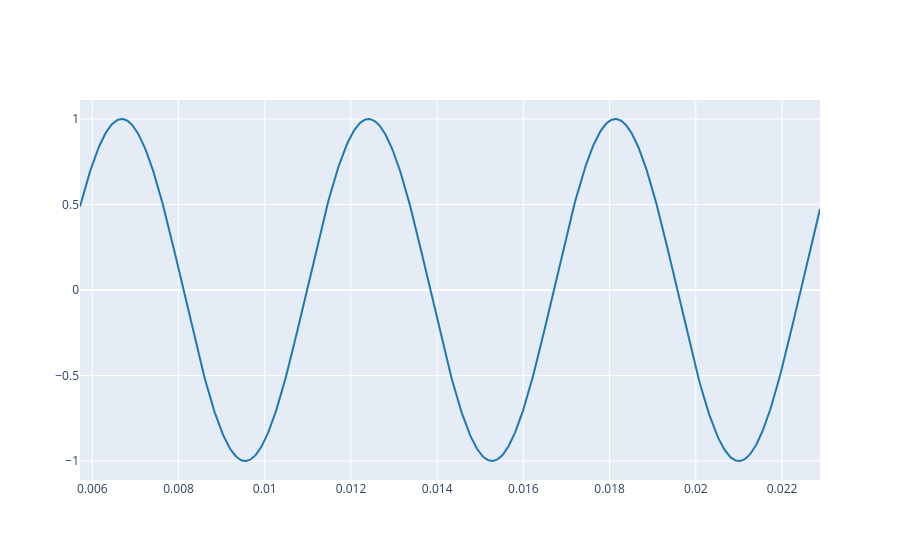
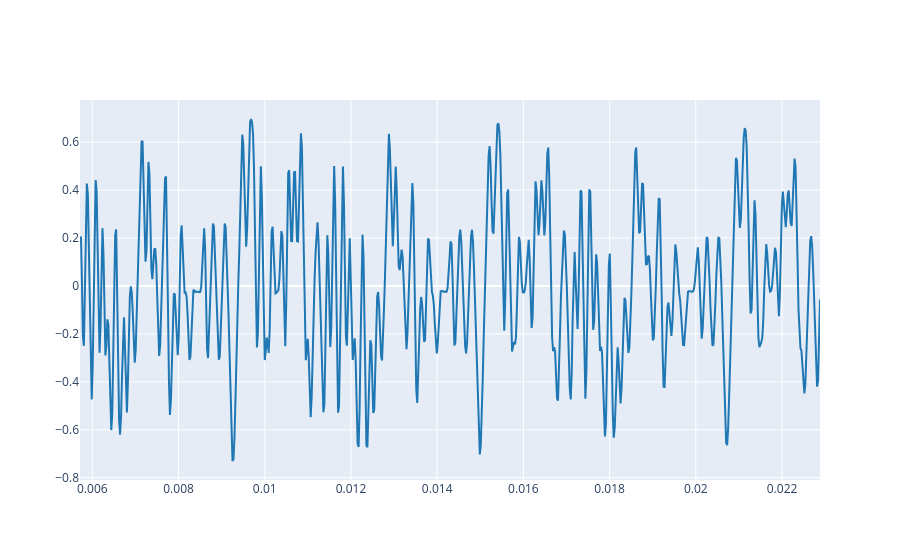

Notebook source saved alongside these figures, in order:
### Markdown cell above
3.1. Create a sinusoid of the same duration than the reference signal and same frequency than the fundamental frequency. Plot it along with the audio signal of the reference recording. Plot the same time segment that 2.3. Note that the sampling rate should be the same for both signals. Try to find the values of Amplitude and initial Phase that make the two signal segments plotted to match as close as possible (do not attempt to imitate the whole signal). Matching the phase is a bit tricky.

### Code cell
# This is the code that generates the sinusoids with the same frecuency 
# than the fundamental frecuency
import numpy as np

# Inicialization of variables
A = 1
f0 = 174.614
phase = -np.pi/3
ff = 44100
t = np.arange(0, 1, 1.0/fs)
x = A * np.cos(2*np.pi*f0*t + phase)

# Ploting
plot_signals(x, ff, period, period*4)
plot_signals(ref, fs, period, period*4)

### Figure 1 — Plotly figure (JSON) as saved in the notebook; plotly's stock layout.template omitted (floating-point values rounded to 4 significant figures; data arrays with more than 128 entries replaced by an {"elided": "..."} marker saying what was removed)
{"data": [{"line": {"color": "#1f77b4", "shape": "linear"}, "mode": "lines", "name": "audio signal 0", "type": "scatter", "x": {"elided": "758 float values"}, "y": {"elided": "758 float values"}}], "layout": {}}

### Figure 2 — Plotly figure (JSON) as saved in the notebook; plotly's stock layout.template omitted (floating-point values rounded to 4 significant figures; data arrays with more than 128 entries replaced by an {"elided": "..."} marker saying what was removed)
{"data": [{"line": {"color": "#1f77b4", "shape": "linear"}, "mode": "lines", "name": "audio signal 0", "type": "scatter", "x": {"elided": "758 float values"}, "y": {"elided": "758 float values"}}], "layout": {}}
